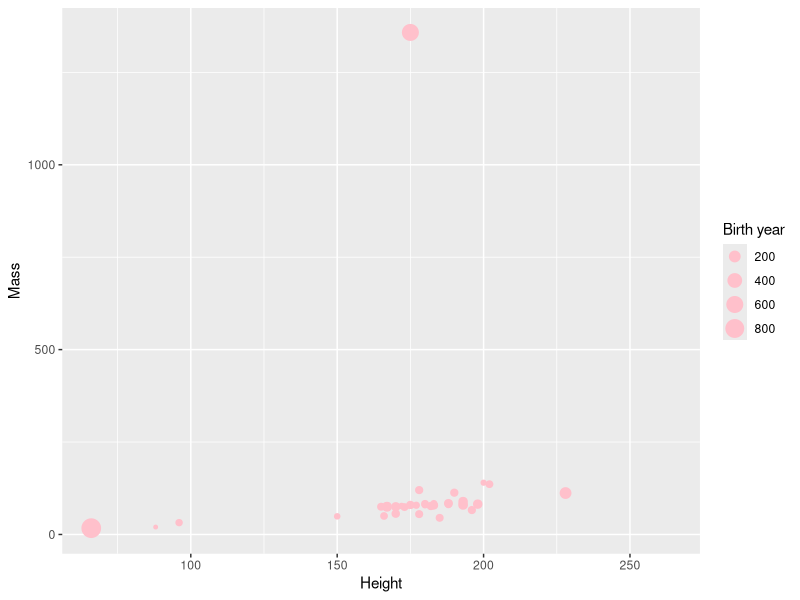
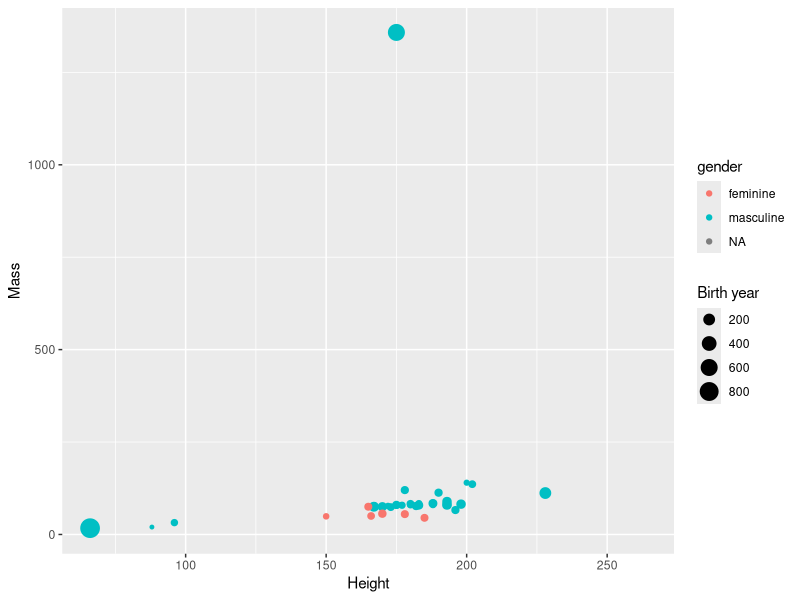
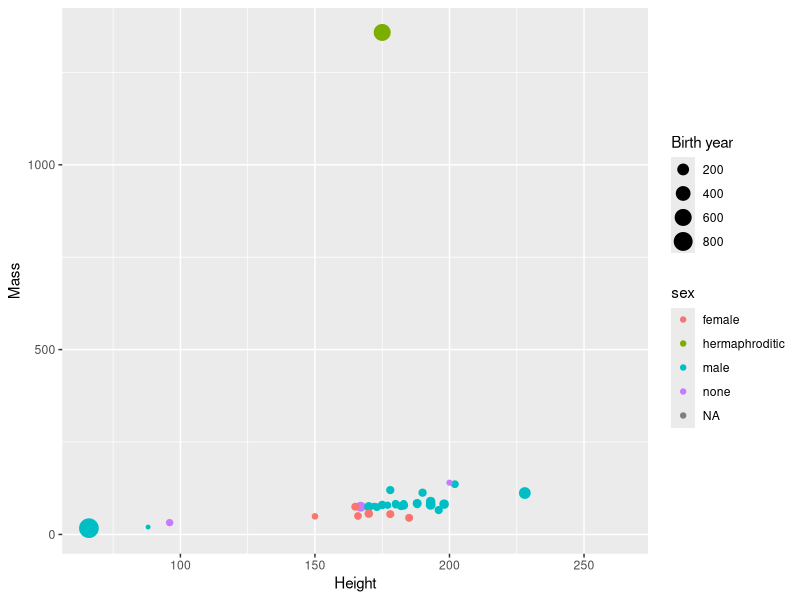
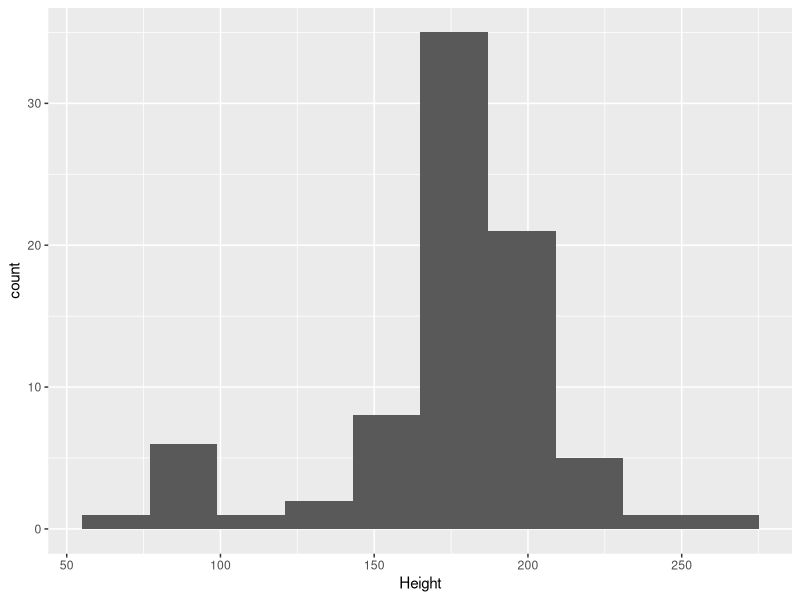

These charts were generated, in order, by the following R code:
## ---- chunk 1
library(tidyverse)
## ---- chunk 2
ggplot(data = starwars, 
       mapping = aes(x = height, y = mass, color = gender, size = birth_year)) +
  geom_point(color = "pink") +
  labs(size = "Birth year", x = "Height", y = "Mass")
## ---- chunk 3
SW=starwars
## ---- chunk 4
ggplot(data = starwars, 
       mapping = aes(x = height, y = mass, color = gender, size = birth_year)) +
  geom_point() +
  labs(size = "Birth year", x = "Height", y = "Mass")
## ---- chunk 5
ggplot(data = starwars, 
       mapping = aes(x = height, y = mass, color = sex, size = birth_year)) +
  geom_point() +
  labs(size = "Birth year", x = "Height", y = "Mass")
## ---- chunk 6
ggplot(data = starwars, 
       mapping = aes(x = height))+
  geom_histogram(bins=10) +
  labs(x = "Height")
